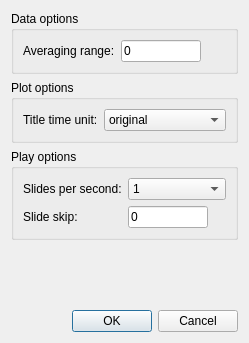
<?xml version="1.0" encoding="UTF-8"?>
<ui version="4.0">
 <class>movieSettings</class>
 <widget class="QDialog" name="movieSettings">
  <property name="geometry">
   <rect>
    <x>0</x>
    <y>0</y>
    <width>249</width>
    <height>343</height>
   </rect>
  </property>
  <property name="windowTitle">
   <string>Movie settings</string>
  </property>
  <layout class="QGridLayout" name="gridLayout">
   <item row="4" column="0">
    <widget class="QDialogButtonBox" name="buttonBox">
     <property name="orientation">
      <enum>Qt::Horizontal</enum>
     </property>
     <property name="standardButtons">
      <set>QDialogButtonBox::Cancel|QDialogButtonBox::Ok</set>
     </property>
    </widget>
   </item>
   <item row="2" column="0">
    <widget class="QGroupBox" name="groupBox">
     <property name="title">
      <string>Play options</string>
     </property>
     <layout class="QFormLayout" name="formLayout">
      <item row="0" column="0">
       <widget class="QLabel" name="label">
        <property name="text">
         <string>Slides per second:</string>
        </property>
        <property name="buddy">
         <cstring>spsCombo</cstring>
        </property>
       </widget>
      </item>
      <item row="1" column="0">
       <widget class="QLabel" name="label_2">
        <property name="text">
         <string>Slide skip:</string>
        </property>
        <property name="buddy">
         <cstring>skipEdit</cstring>
        </property>
       </widget>
      </item>
      <item row="1" column="1">
       <widget class="QLineEdit" name="skipEdit">
        <property name="sizePolicy">
         <sizepolicy hsizetype="Fixed" vsizetype="Fixed">
          <horstretch>0</horstretch>
          <verstretch>0</verstretch>
         </sizepolicy>
        </property>
        <property name="maximumSize">
         <size>
          <width>80</width>
          <height>16777215</height>
         </size>
        </property>
        <property name="text">
         <string>0</string>
        </property>
       </widget>
      </item>
      <item row="0" column="1">
       <widget class="QComboBox" name="spsCombo">
        <item>
         <property name="text">
          <string>1</string>
         </property>
        </item>
        <item>
         <property name="text">
          <string>2</string>
         </property>
        </item>
        <item>
         <property name="text">
          <string>4</string>
         </property>
        </item>
        <item>
         <property name="text">
          <string>5</string>
         </property>
        </item>
       </widget>
      </item>
     </layout>
    </widget>
   </item>
   <item row="0" column="0">
    <widget class="QGroupBox" name="groupBox_2">
     <property name="title">
      <string>Data options</string>
     </property>
     <layout class="QFormLayout" name="formLayout_2">
      <property name="fieldGrowthPolicy">
       <enum>QFormLayout::AllNonFixedFieldsGrow</enum>
      </property>
      <item row="0" column="0">
       <widget class="QLabel" name="label_3">
        <property name="text">
         <string>Averaging range:</string>
        </property>
        <property name="buddy">
         <cstring>rangeEdit</cstring>
        </property>
       </widget>
      </item>
      <item row="0" column="1">
       <widget class="QLineEdit" name="rangeEdit">
        <property name="sizePolicy">
         <sizepolicy hsizetype="Fixed" vsizetype="Fixed">
          <horstretch>0</horstretch>
          <verstretch>0</verstretch>
         </sizepolicy>
        </property>
        <property name="minimumSize">
         <size>
          <width>0</width>
          <height>0</height>
         </size>
        </property>
        <property name="maximumSize">
         <size>
          <width>80</width>
          <height>16777215</height>
         </size>
        </property>
        <property name="text">
         <string>0</string>
        </property>
       </widget>
      </item>
     </layout>
    </widget>
   </item>
   <item row="3" column="0">
    <widget class="QLabel" name="errorLabel">
     <property name="styleSheet">
      <string notr="true">color: rgb(255, 0, 0);</string>
     </property>
     <property name="text">
      <string/>
     </property>
    </widget>
   </item>
   <item row="1" column="0">
    <widget class="QGroupBox" name="groupBox_3">
     <property name="title">
      <string>Plot options</string>
     </property>
     <layout class="QFormLayout" name="formLayout_3">
      <item row="0" column="0">
       <widget class="QLabel" name="label_4">
        <property name="text">
         <string>Title time unit:</string>
        </property>
        <property name="buddy">
         <cstring>timeCombo</cstring>
        </property>
       </widget>
      </item>
      <item row="0" column="1">
       <widget class="QComboBox" name="timeCombo">
        <item>
         <property name="text">
          <string>original</string>
         </property>
        </item>
        <item>
         <property name="text">
          <string>seconds</string>
         </property>
        </item>
        <item>
         <property name="text">
          <string>milliseconds</string>
         </property>
        </item>
       </widget>
      </item>
     </layout>
    </widget>
   </item>
  </layout>
 </widget>
 <resources/>
 <connections>
  <connection>
   <sender>buttonBox</sender>
   <signal>accepted()</signal>
   <receiver>movieSettings</receiver>
   <slot>accept()</slot>
   <hints>
    <hint type="sourcelabel">
     <x>418</x>
     <y>454</y>
    </hint>
    <hint type="destinationlabel">
     <x>157</x>
     <y>274</y>
    </hint>
   </hints>
  </connection>
  <connection>
   <sender>buttonBox</sender>
   <signal>rejected()</signal>
   <receiver>movieSettings</receiver>
   <slot>reject()</slot>
   <hints>
    <hint type="sourcelabel">
     <x>486</x>
     <y>460</y>
    </hint>
    <hint type="destinationlabel">
     <x>286</x>
     <y>274</y>
    </hint>
   </hints>
  </connection>
 </connections>
</ui>
